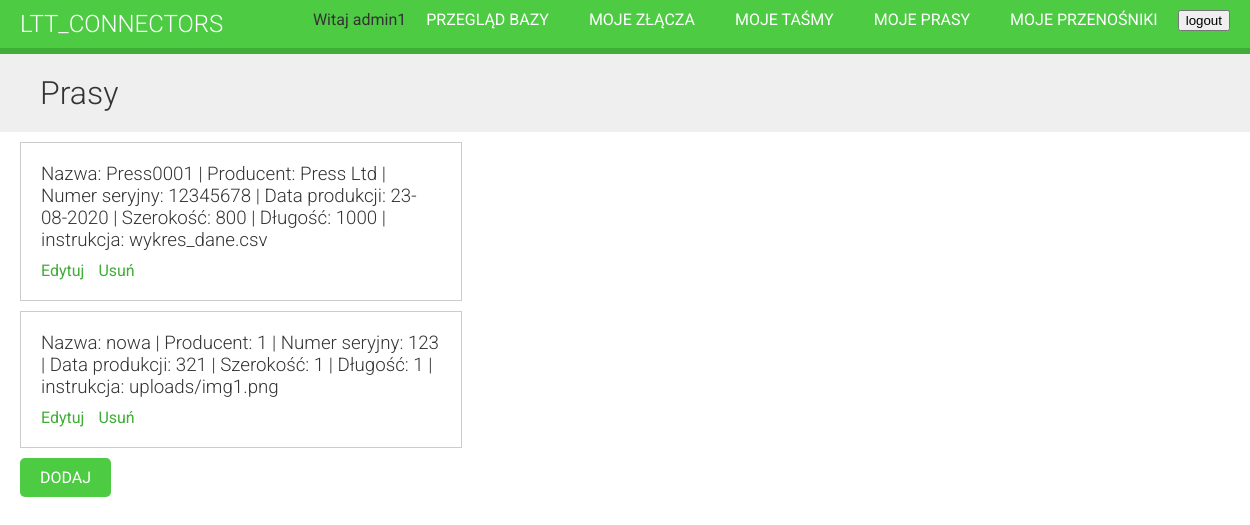
Page /connectors/pmine/ (signed in) on the committed database.
### connectors/models.py (models this page shows, shortened)
class Press(models.Model):
    owner = models.ForeignKey(User, on_delete=models.CASCADE)
    name = models.CharField(max_length=200)
    series_number = models.CharField(max_length=200)
    manufacture_date = models.CharField(max_length=200)
    width = models.IntegerField()
    manufacturer = models.CharField(max_length=200)
    length = models.IntegerField()
    manual = models.FileField(upload_to='uploads/')
    class Meta:
        ordering = ('name',)

### connectors/views.py (the view)
# urls.py: path('pmine/', views.ManagePressListView.as_view(), name='manage_press_list'),
class ManagePressListView(OwnerPressMixin, ListView):
    model = Press
    template_name = 'connectors/manage/press/list.html'
    permission_required = 'connectors.view_press'
    def get_queryset(self):
        qs = super().get_queryset()
        return qs.filter(owner=self.request.user)

### connectors/views.py (called while the page is built)
    def get_queryset(self):
        qs = super().get_queryset()
        return qs.filter(owner=self.request.user)

### connectors/templates/connectors/manage/press/list.html (shortened to what this page needs)
{% extends "base.html" %}
{% block content %}
  <h1>Prasy</h1>
  <div class="module">
    {% for press in object_list %}
      <div class="conveyor-info">
        <h3>Nazwa: {{ press.name }} | Producent: {{ press.manufacturer }} | Numer seryjny: {{ press.series_number }}
          | Data produkcji: {{ press.manufacture_date }} | Szerokość: {{ press.width }} | Długość: {{ press.length }}
          | instrukcja: {{ press.manual }}
        </h3>
        <p>
            <a href="{% url "press_edit" press.id %}">Edytuj</a>
            <a href="{% url "press_delete" press.id %}">Usuń</a>
        </p>
      </div>
    {% empty %}
      <p>Brak pras</p>
    {% endfor %}
    <p>
      <a href="{% url "press_create" %}" class="button">Dodaj</a>
    </p>
  </div>
{% endblock %}

### connectors/templates/base.html (shortened to what this page needs)
{% load static %}
<!DOCTYPE html>
<html>
    <head>
        <link href="{% static "css/base.css" %}" rel="stylesheet">
    </head>
    <body>
        <div id="header">
            <a href="/" class="logo">LTT_Connectors</a>
            <ul class="menu">
                {% if request.user.is_authenticated %}
                    <li>
                        <form method="post" action="{% url 'logout' %}">
                            <button type="submit" class="submit">logout</button>
                        </form></li>
                {% else %}
                    <li><a href="{% url 'login' %}">zaloguj</a></li>
                {% endif %}
            </ul>
            <ul class="menu">
                <li><a href="{% url 'manage_conveyor_list' %}" class="button" >Moje przenośniki</a></li>
            </ul>
            <ul class="menu">
                <li><a href="{% url 'manage_press_list' %}" class="button" >Moje prasy</a></li>
            </ul>
            <ul class="menu">
                <li><a href="{% url 'manage_belt_list' %}" class="button" >Moje taśmy</a></li>
            </ul>
            <ul class="menu">
                <li><a href="{% url 'manage_splice_list' %}" class="button" >Moje złącza</a></li>
            </ul>
            <ul class="menu">
                <li><a href="{% url 'base_view' %}" class="button" >Przegląd bazy</a></li>
            </ul>
            <ul class="menu">
                <li>Witaj {{ request.user.first_name|default:request.user.username }}</li>
            </ul>
        </div>
        <div id="content">
            {% block content %}
            {% endblock %}
        </div>
    </body>
</html>

### connectors/static/css/base.css (style rules this page uses)
body { margin:0; font-family:'Roboto', sans-serif; font-weight:400; color:#333; }
a { color:#3fad37; text-decoration:none; }
ul { float:left; }
h1, h2, h3, h4, h5, h6 { font-family:'Roboto', sans-serif; font-weight:300; }
h1 { background:#efefef; width:100%; overflow:auto; padding:20px 0 20px 40px; margin:0; }
.module { padding:10px 20px; float:left; width:600px; }
.module h3 { margin:20px 0 0; padding:0; width:100%; }
.module p { margin:10px 0 20px; width:100%; float:left; }
#header { background:#4dcc43; overflow:auto; padding:10px 20px; border-bottom:6px solid #3fad37; }
#header .logo { text-decoration:none; font-family:'Roboto', sans-serif; font-weight:300; text-transform:uppercase; font-size:24px; color:#fff; float:left; }
#header a { color:#fff; }
#header .menu { list-style:none; float:right; margin:0; padding:0; }
input[type=submit], a.button { border-radius:5px; background:#4dcc43; color:#fff; font-size:16px; text-transform:uppercase; border:none; padding:10px 20px; margin:20px 0; }
.conveyor-info { border:1px solid #ccc; padding:0 20px; margin-bottom:10px; width:400px; overflow:auto; }
.conveyor-info a { margin-right:10px; }

### rows in the picture
Press: name "Press0001", manufacturer "Press Ltd", series_number "12345678", manufacture_date "23-08-2020", width "800", length "1000", manual "wykres_dane.csv"
Press: name "nowa", manufacturer "1", series_number "123", manufacture_date "321", width "1", length "1", manual "uploads/img1.png"

### other values in the picture
{{ request.user.first_name|default:request.user.username }} "admin1"
